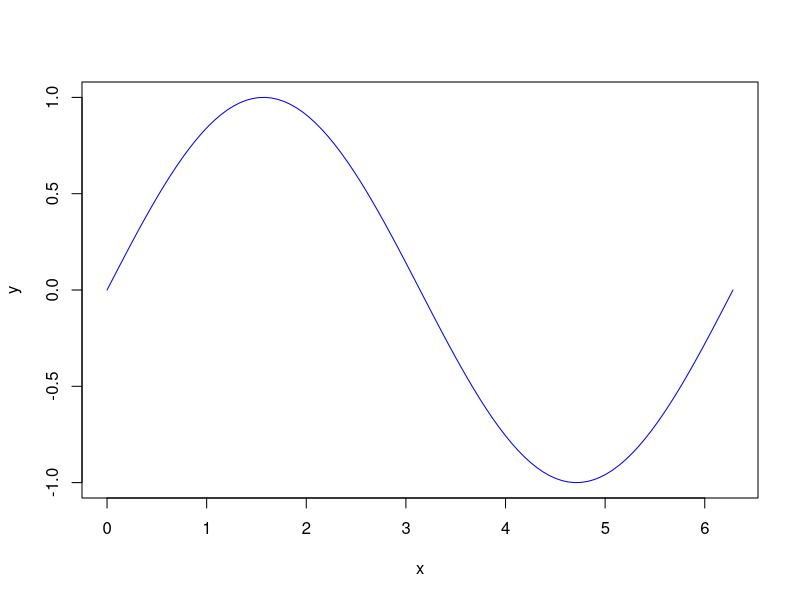

Recreate this plot in R.
## ---- chunk 1
x <- seq(0, 2*pi, length.out = 100)
y <- sin(x)
plot(x, y, type='l', col='blue')
